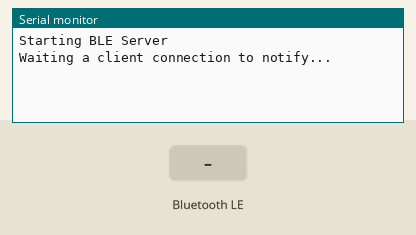
A program run on a simulated ESP32. Shown: the last lines printed to the serial monitor. The inputs (shaded band) are chosen by the test bench. Nothing arrives over Bluetooth unless stated; a phone connects over Bluetooth LE 3 s after start.

Above: at 1.2 s.
1.3 s: Bluetooth LE write "1" received
At 2.1 s:
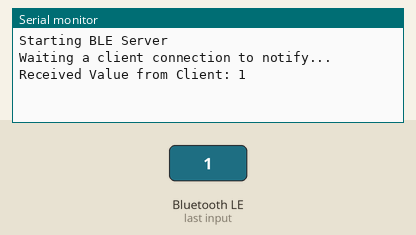
4.3 s: Bluetooth LE write "0" received
At 4.9 s:
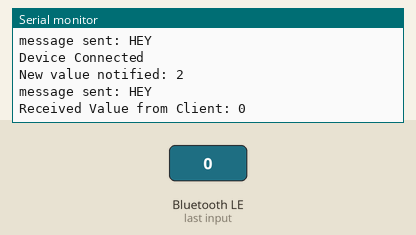
5.8 s: Bluetooth LE write "2" received
At 5.96 s:
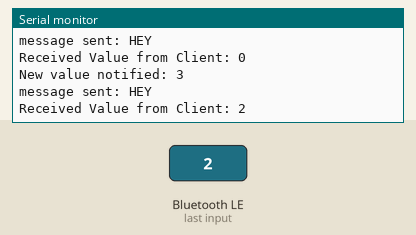
Timing chart, 0 to 8.8 s (numbered marks = the images above; inputs shaded):
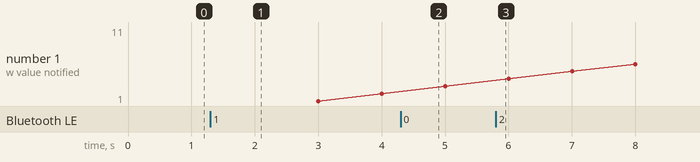

The program:

main.cpp
```cpp
#include <BLEDevice.h>
#include <BLEServer.h>
#include <BLEUtils.h>
#include <BLE2902.h>
#include <Arduino.h>
#include <Wire.h>


// Global variables
BLEServer* pServer = NULL; // represents our ble server itself
BLECharacteristic* pCharacteristic_1 = NULL; // this is a pointer that will notify/send sensor data to the client
BLE2902 *pBLE2902_1;

BLECharacteristic* pCharacteristic_2 = NULL;
BLE2902 *pBLE2902_2;

bool deviceConnected = false; // a flag to track whether a client is currently connected to the esp32 via ble
bool oldDeviceConnected = false; // stores the previous connection state
uint32_t value = 0; // an integer used to store and send sensor values


// Generating UUIDs:
#define SERVICE_UUID        "296728af-7101-479d-be0d-0831dbf93239"
#define CHARACTERISTIC_UUID_1 "a968211d-49cc-40ed-8125-4900d1d75b8b"

#define CHARACTERISTIC_UUID_2 "993b523c-1346-4009-878a-7c9828bf043d"


// call back classes used to tracks when a ble client connects/disconnects
class MyServerCallbacks: public BLEServerCallbacks {
  // this func is called when a client connects to the server
  void onConnect(BLEServer* pServer) {
    deviceConnected = true;
    Serial.println("Client Connected");
  };

  // this func is called when a client disconnects from the server
  void onDisconnect(BLEServer* pServer) {
    deviceConnected = false;
    Serial.println("Client Disconnected");
  }
};

// this class handles events related to our specific characteristics (reads/writes)
class MyCharacteristicCallbacks: public BLECharacteristicCallbacks{
  // this function is called when a client tries to write a value to our characteristic
  void onWrite(BLECharacteristic *pCharacteristic_1){
    std::string rxValue = pCharacteristic_1->getValue(); // this gets value the client wrote

    if (rxValue.length() > 0) { // Check if any data was actually sent
        Serial.print("Received Value from Client: ");
        for (int i = 0; i < rxValue.length(); i++)
          Serial.print(rxValue[i]); // Print each character of the received string
        Serial.println();
    }
  }

  // This function is called when a client tries to READ the value from our characteristic.
  void onRead(BLECharacteristic *pCharacteristic_1) {
    Serial.print("Client requested to READ. Current value: ");
    Serial.println(pCharacteristic_1->getValue().c_str());
  }
};


// initalize serial communication for debugging
void setup() {
  Serial.begin(115200);
  Serial.println("Starting BLE Server");

  // Create the BLE Device
  BLEDevice::init("ESP32_SERVER");

  // Create the BLE Server
  pServer = BLEDevice::createServer();
  pServer->setCallbacks(new MyServerCallbacks());

  // Create the BLE Service
  BLEService *pService = pServer->createService(SERVICE_UUID);

  // Create a BLE Characteristic
  pCharacteristic_1 = pService->createCharacteristic(
                      CHARACTERISTIC_UUID_1,
                      BLECharacteristic::PROPERTY_READ   |
                      BLECharacteristic::PROPERTY_WRITE  |
                      BLECharacteristic::PROPERTY_NOTIFY |
                      BLECharacteristic::PROPERTY_INDICATE
                    );

  pCharacteristic_2 = pService->createCharacteristic(
                      CHARACTERISTIC_UUID_2,
                      BLECharacteristic::PROPERTY_READ   |
                      BLECharacteristic::PROPERTY_WRITE  |
                      BLECharacteristic::PROPERTY_NOTIFY |
                      BLECharacteristic::PROPERTY_INDICATE
                    );

  // Set callbacks
  // these characteristics are called to esp32 when a client reads or writes characteristics
  pCharacteristic_1->setCallbacks(new MyCharacteristicCallbacks());
  pCharacteristic_2->setCallbacks(new MyCharacteristicCallbacks());

  // Set initial values
  pCharacteristic_1->setValue("whats up mate (from the server)");
  pCharacteristic_2->setValue("0");

  // Enable notifications (only one descriptor per characteristic)
  pBLE2902_1 = new BLE2902();
  pBLE2902_1->setNotifications(true);
  pCharacteristic_1->addDescriptor(pBLE2902_1);

  pBLE2902_2 = new BLE2902();
  pBLE2902_2->setNotifications(true);
  pCharacteristic_2->addDescriptor(pBLE2902_2);


  // starting the service
  pService->start();

  // Start advertising
  // this makes the esp32 visible to other BLE devies (clients) that are scanning
  BLEAdvertising *pAdvertising = BLEDevice::getAdvertising();
  pAdvertising->addServiceUUID(SERVICE_UUID); // advertise our custom services UUID
  pAdvertising->setScanResponse(true); // allow clients to get more info (like device name)
  pAdvertising->setMinPreferred(0x60);  // sets min advertising interval
  pAdvertising->setMaxPreferred(0x80); // set max advertising interval
  BLEDevice::startAdvertising();
  Serial.println("Waiting a client connection to notify...");
}

void loop() {
  // checks whether a client is currently connected to the esp32
  if (deviceConnected) {

    std::string message = "HEY";
    pCharacteristic_1->setValue(message); // sending a message to the client
    pCharacteristic_1->notify();

    // value is a uint32_t variable and increments value by 1
    value++;
    pCharacteristic_2->setValue(value);
    pCharacteristic_2->notify();


    Serial.print("New value notified: ");
    Serial.println(value);

    Serial.print("message sent: ");
    Serial.println(message.c_str());

    delay(1000); // bluetooth stack will go into congestion, if too many packets are sent, in 6 hours test i was able to go as low as 3ms
  }
  // disconnecting
  if (!deviceConnected && oldDeviceConnected) {
    Serial.println("Device disconnected.");
    delay(500); // give the bluetooth stack the chance to get things ready
    pServer->startAdvertising(); // restart advertising
    Serial.println("Start advertising");
    oldDeviceConnected = deviceConnected;
  }
  // connecting
  if (deviceConnected && !oldDeviceConnected) {
    // do stuff here on connecting
    oldDeviceConnected = deviceConnected;
    Serial.println("Device Connected");
  }
}
```

Measured:
- after the input at 1.3 s, the serial monitor: prints a new line at once (image 1)
- after the input at 4.3 s, the serial monitor: prints a new line at once (image 2)
- after the input at 5.8 s, the serial monitor: prints a new line at once (image 3)
